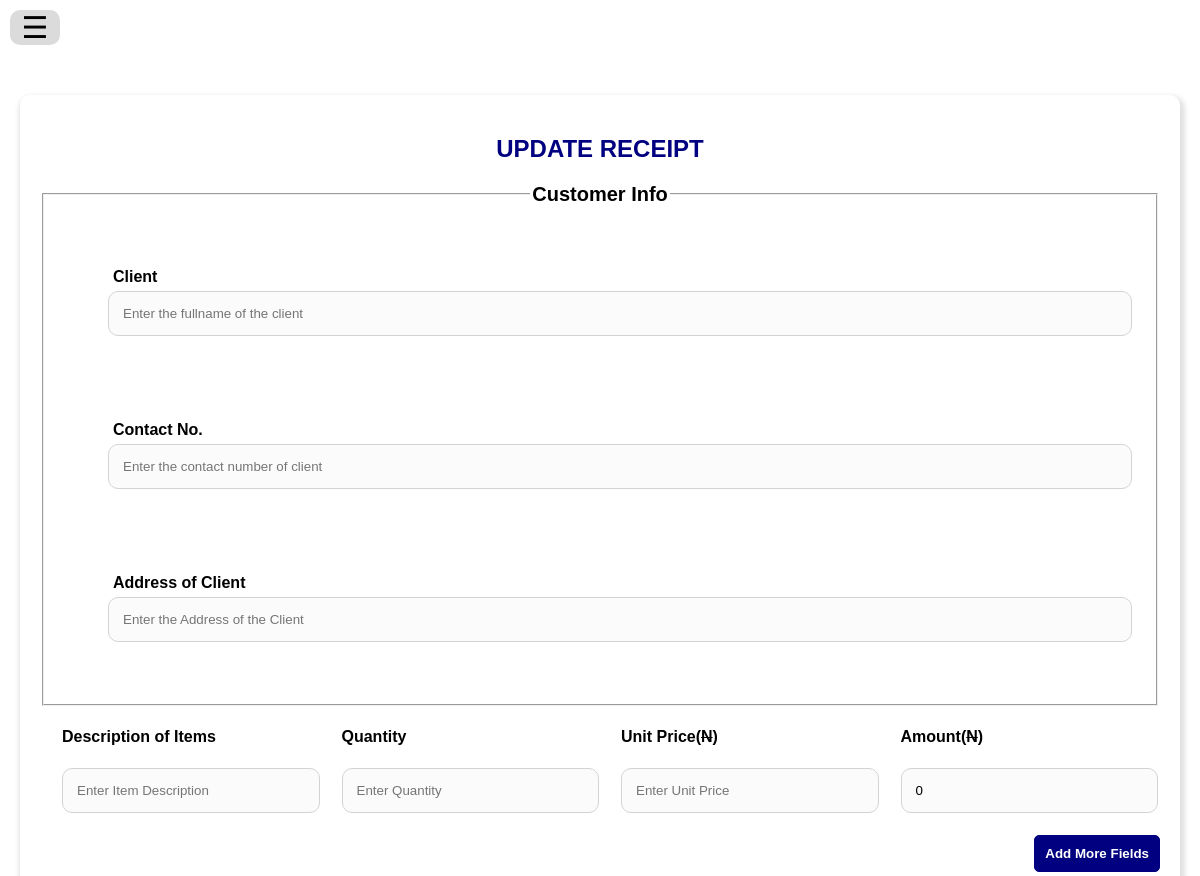
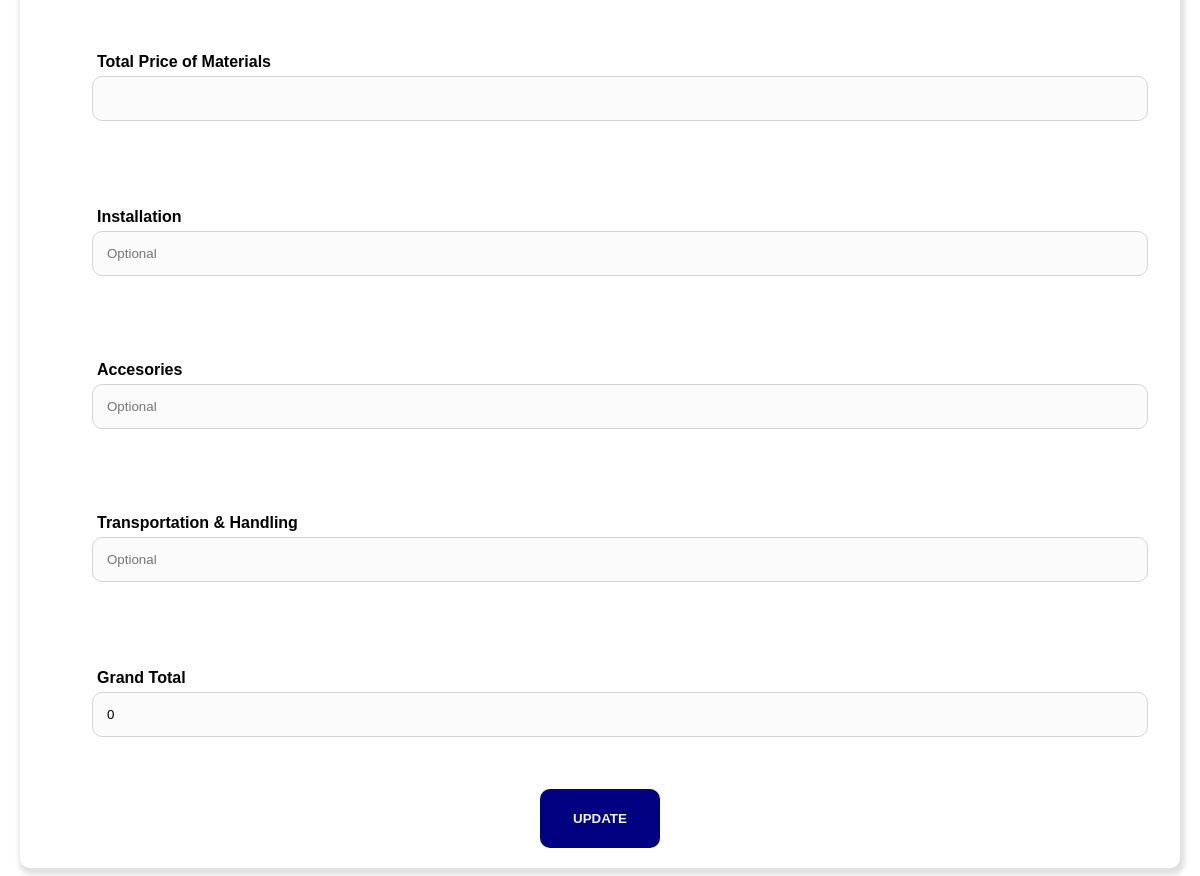
The app's page /dashboard/rcp_upd.php?rd=514082939 (signed in), older data (2 pictures, top to bottom).
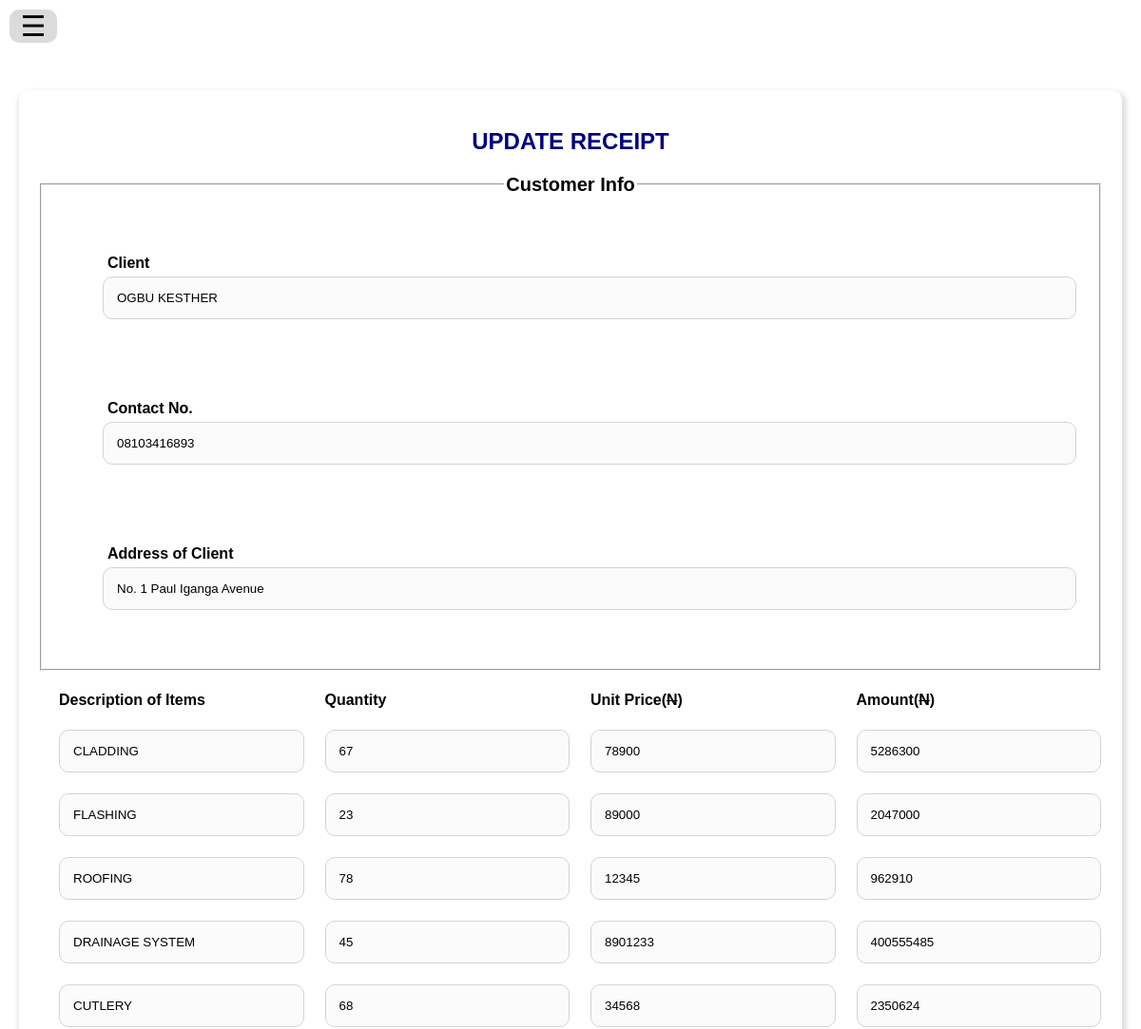
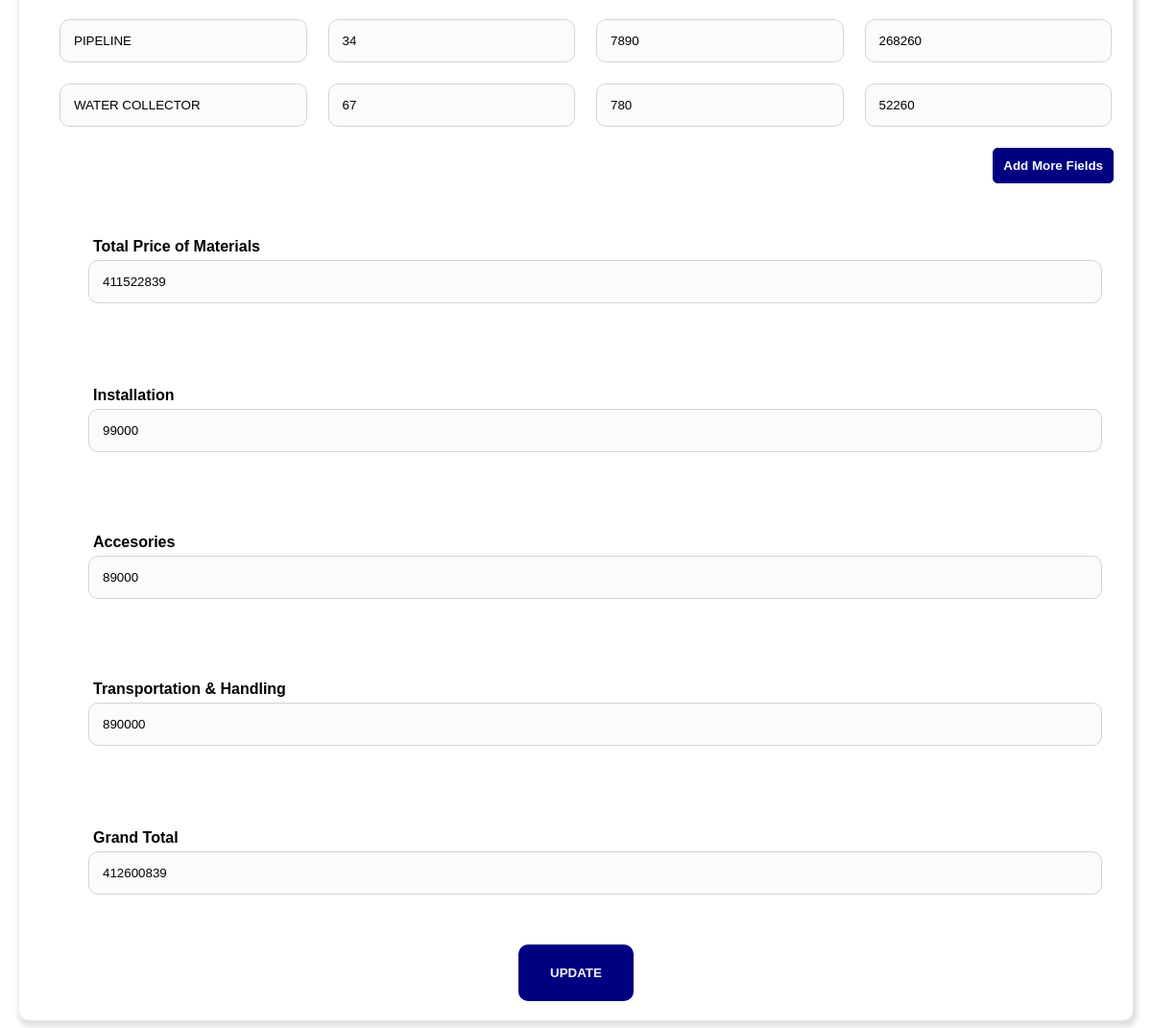
The same page, newer data (2 pictures, top to bottom).
### tables this page shows
CREATE TABLE IF NOT EXISTS `sales_registration` (
  `id` int(100) NOT NULL AUTO_INCREMENT,
  `ref_id` int(100) NOT NULL,
  `cl_name` varchar(120) NOT NULL,
  `cl_phone` varchar(20) NOT NULL,
  `cl_add` text NOT NULL,
  `itm` text NOT NULL,
  `qty` text NOT NULL,
  `aunit` text NOT NULL,
  `total` text NOT NULL,
  `instal` text NOT NULL,
  `acces` text NOT NULL,
  `transprt` text NOT NULL,
  `fullDay` varchar(20) NOT NULL,
  `date` varchar(20) NOT NULL,
  `time` varchar(20) NOT NULL,
  PRIMARY KEY (`id`)
);

### class/sel_class.php (called while the page is built, shortened)
<?php
    class SEL
    {
        public function sel_sales_rid($id) {
            require("db/database_connection.php");
            $sel = $con->query(" SELECT * FROM sales_registration  WHERE ref_id = '$id' ");
            return $sel;
        }
    }
?>

### dashboard/rcp_upd.php (the view, shortened to what the changed rows need)
<!DOCTYPE html>
<html lang="en">
<head>
    <link rel="stylesheet" href="../css/sdash.css" media="all">
    <link rel="stylesheet" href="../css/sdash_rep.css" media="all">
</head>
<body>
<section class="main-div-container">
    <form  class="itm_upl" id="itm_quotatn" action="sales_reg_fold/backend_rcp_upd.php" method="post" enctype="multipart/form-data">
        <div class="sec-div-container">
            <h1>UPDATE RECEIPT</h1>
            <?php
                require("../class/sel_class.php");
                $sel_ob = new SEL();
                $id = $_GET['rd'];
                $sel_con = $sel_ob->sel_sales_rid($id);
                if ($sel_con) {
                $row = $sel_con->fetch_assoc();
            ?>
            <div class="fir-div-container">
                <fieldset>
                    <legend>Customer Info</legend>
                    <table>
                        <tr>
                            <td>
                                <span>Client</span>
                                <input type="text" name="clname" placeholder="Enter the fullname of the client" value="<?php echo $row['cl_name']; ?>" required>
                            </td>
                            <td>
                                <span>Contact No.</span>
                                <input type="number" name="clphone" placeholder="Enter the contact number of client" value="<?php echo $row['cl_phone']; ?>" required>
                            </td>
                            <td>
                                <span>Address of Client</span>
                                <input type="text" name="cladd" placeholder="Enter the Address of the Client" value="<?php echo $row['cl_add']; ?>" required >
                            </td>
                        </tr>
                    </table>
                </fieldset>
                <table class="first-max">
                    <tr>
                        <td>Description of Items</td>
                        <td>Quantity</td>
                        <td>Unit Price(<strike>N</strike>)</td>
                        <td>Amount(<strike>N</strike>)</td>
                    </tr>
                    <?php
                        $itm = explode("-|-",$row['itm']);
                        $qty = explode("-|-",$row['qty']);
                        $unit = explode("-|-",$row['aunit']);
                        foreach ($itm as $key => $value) {
                    ?>
                    <tr>
                        <td> <input type="text" name="item[]"  required placeholder="Enter Item Description" value="<?php echo $value; ?>" > </td>
                        <td> <input type="number" name="qty[]" onkeyup="quantity(this)"  required placeholder="Enter Quantity" value="<?php echo $qty[$key]; ?>"> </td>
                        <td> <input type="number" name="unit[]" onkeyup="price(this)"  required placeholder="Enter Unit Price" value="<?php echo $unit[$key]; ?>"> </td>
                        <td> <input type="text" name="amt[]" class="amt" value="<?php echo $qty[$key]*$unit[$key]; ?>" required readonly ></td>
                    </tr>
                    <?php  }  ?>
                </table>
                <div class="firm-div-con">
                    <input type="button" id="bcl" value="Add More Fields">
                </div>
                <table>
                    <tr>
                        <td>
                            <span>Total Price of Materials</span>
                            <input type="number" name="tot" id="total" onchange="grandTot()"  required readonly value="<?php echo $row['total']; ?>">
                        </td>
                    </tr>
                    <tr>
                        <td>
                            <span>Installation</span>
                            <input type="number" name="instal" id="instal" onkeyup="grandTot()"  placeholder="Optional" value="<?php echo $row['instal']; ?>">
                        </td>
                        <td>
                            <span>Accesories</span>
                            <input type="number" name="acces" id="acces" onkeyup="grandTot()"  placeholder="Optional" value="<?php echo $row['acces']; ?>">
                        </td>
                        <td>
                            <span>Transportation & Handling</span>
                            <input type="number" name="transprt" id="transprt" onkeyup="grandTot()" placeholder="Optional" value="<?php echo $row['transprt']; ?>">
                        </td>
                    </tr>
                    <tr>
                        <td>
                            <span>Grand Total</span>
                            <?php
                                $total_iat = $row['instal']+$row['acces']+$row['transprt'];
                                $bgr = $row['total'] + $total_iat;
                            ?>
                            <input type="number" name="gr_tot" id="grtot" required readonly value="<?php echo $bgr; ?>">
                        </td>
                    </tr>
                </table>
            </div>
            <div class="con-btn-div">
                <button class="con-btn">UPDATE</button>
            </div>
            <?php } ?>
        </div>
    </form>
</section>
</body>
</html>

Row changes from the older to the newer data that the page shows:
added sales_registration: clname "OGBU KESTHER", clphone "08103416893", cladd "No. 1 Paul Iganga Avenue", itm "CLADDING", qty "67", aunit "78900", qty+aunit "5286300", itm "FLASHING", qty "23", aunit "89000", qty+aunit "2047000", itm "ROOFING", qty "78", aunit "12345", qty+aunit "962910", itm "DRAINAGE SYSTEM", qty "45", aunit "8901233", qty+aunit "400555485", itm "CUTLERY", qty "68", aunit "34568", qty+aunit "2350624", itm "PIPELINE", qty "34", aunit "7890", qty+aunit "268260", itm "WATER COLLECTOR", aunit "780", qty+aunit "52260", tot "411522839", instal "99000", acces "89000", transprt "890000", gr_tot "412600839"
Text that changed along with them:
form field gr_tot: "0" → (not shown)
list line gone: "   0"
